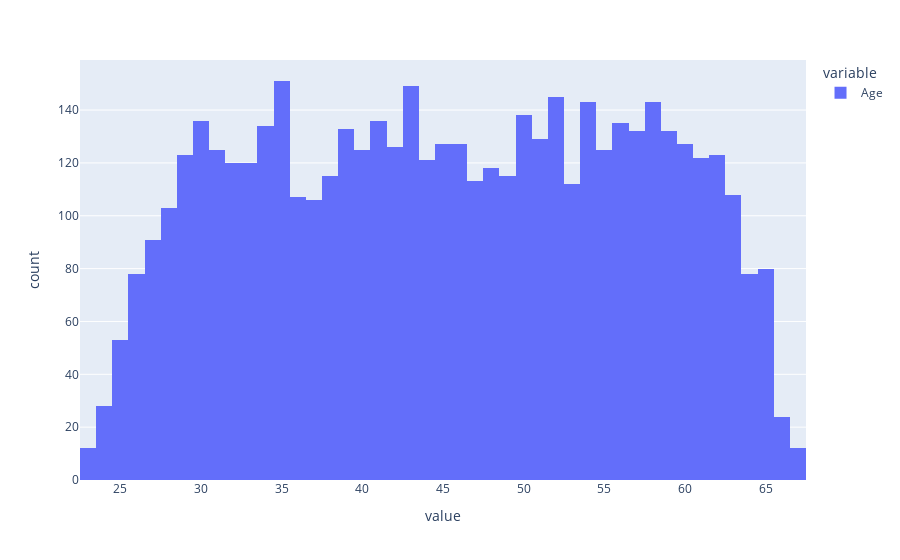

Notebook code for this chart:
### Code cell
px.histogram(df1['Age'],nbins=50)

### Figure 1 — Plotly figure (JSON) as saved in the notebook; plotly's stock layout.template omitted (floating-point values rounded to 4 significant figures; data arrays with more than 128 entries replaced by an {"elided": "..."} marker saying what was removed)
{"data": [{"alignmentgroup": "True", "bingroup": "x", "hovertemplate": "variable=Age<br>value=%{x}<br>count=%{y}<extra></extra>", "legendgroup": "Age", "marker": {"color": "#636efa", "pattern": {"shape": ""}}, "name": "Age", "nbinsx": 50, "offsetgroup": "Age", "orientation": "v", "showlegend": true, "type": "histogram", "x": {"elided": "5000 int values"}, "xaxis": "x", "yaxis": "y"}], "layout": {"barmode": "relative", "legend": {"title": {"text": "variable"}, "tracegroupgap": 0}, "margin": {"t": 60}, "xaxis": {"anchor": "y", "domain": [0, 1], "title": {"text": "value"}}, "yaxis": {"anchor": "x", "domain": [0, 1], "title": {"text": "count"}}}}
